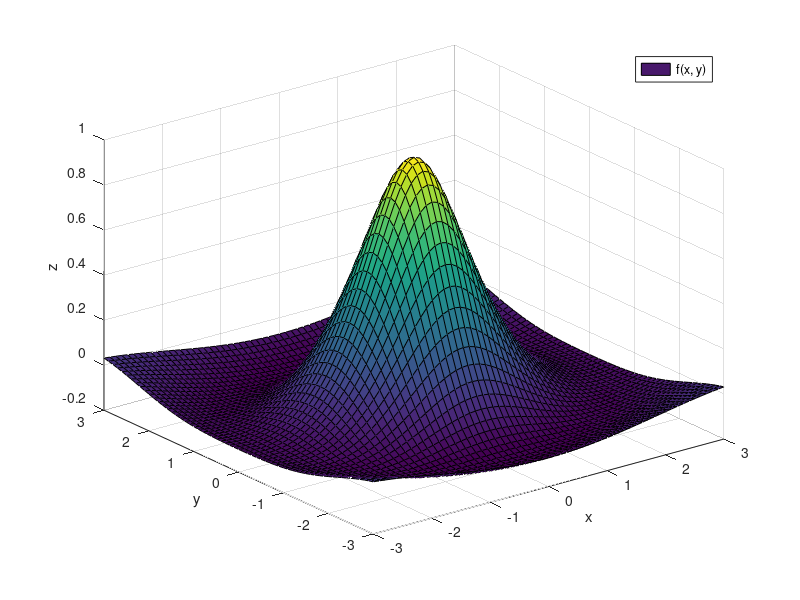

Source code (MATLAB):
x = [-3:0.1:3];
y = [-3:0.1:3];
[XX, YY] = meshgrid(x, y);
ZZ = ((sin(sqrt((2*XX.^2)+3*YY.^2+3)))./((YY.^2)+XX.^2+1));
surf(XX, YY, ZZ)
legend('f(x, y)');
title('')
xlabel('x')
ylabel('y')
zlabel('z')
